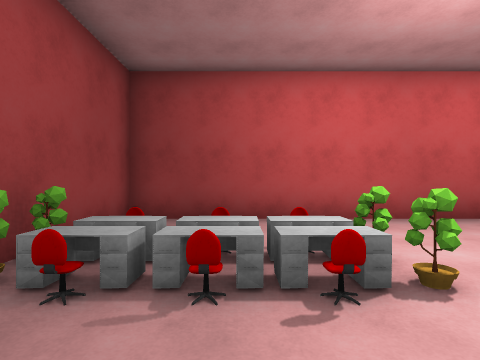
View 1 (above)

24 first-person views from a walk through a 3-D level made in the Unity game engine. The camera is 1.4 m above the floor, looks level and sees 80° across. The floor is counted in squares, 1.8 m on a side. Each view is taken from the middle of a square. On the plan, view 1 faces up. The plan holds only what a view shows up to about 10 squares ahead; the rest is blank. The place goes on beyond the plan. The player is left out. Surface patterns are stand-ins for the level's own textures.

View 2
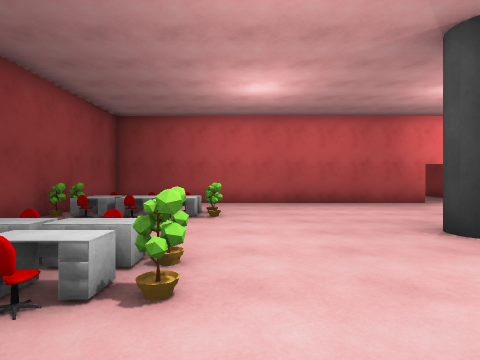

View 3
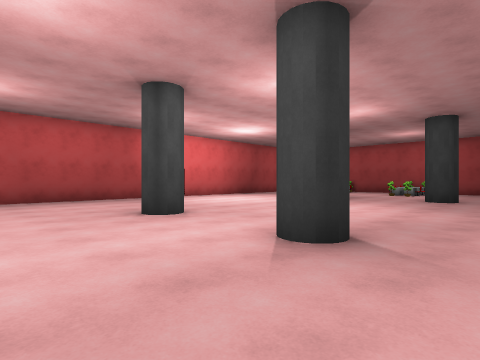

View 4
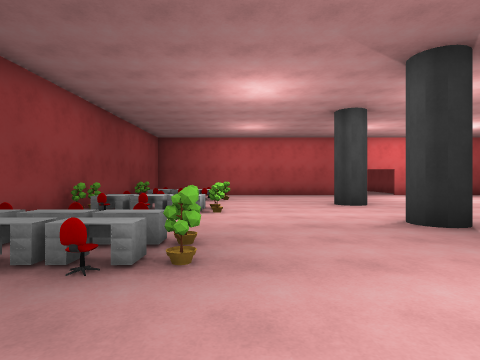

View 5
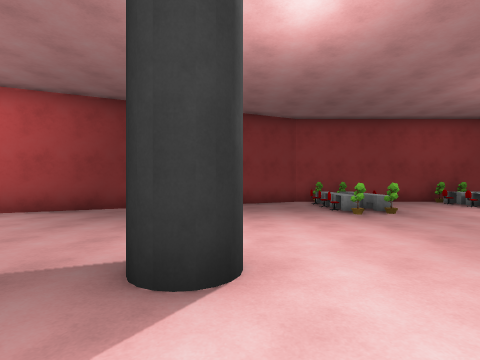

View 6
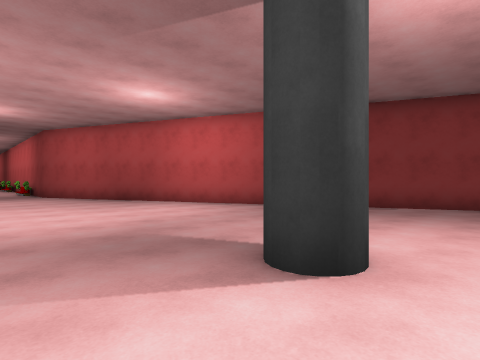

View 7
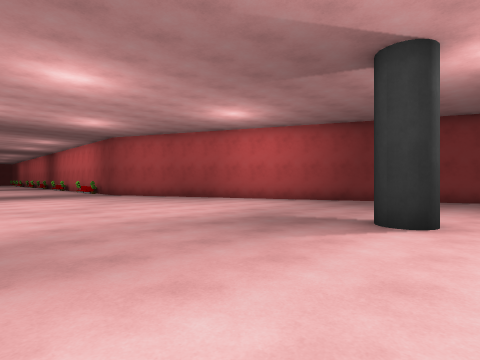

View 8
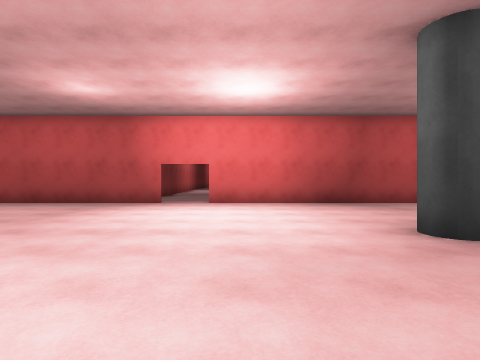

View 9
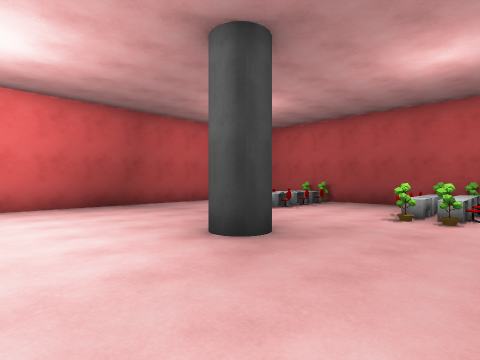

View 10
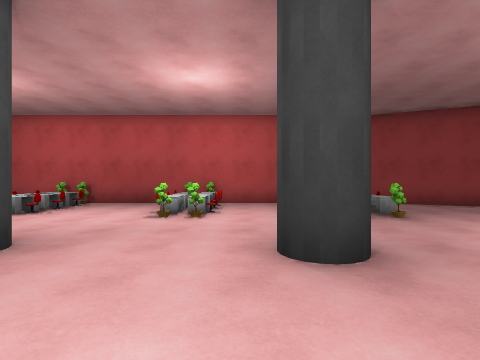

View 11
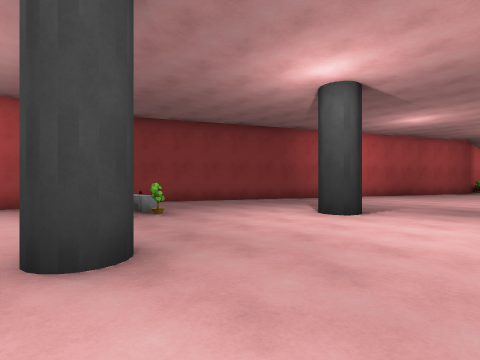

View 12
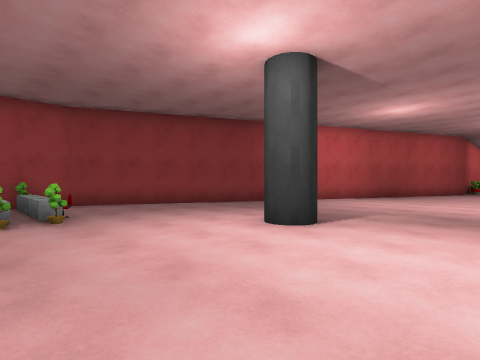

View 13
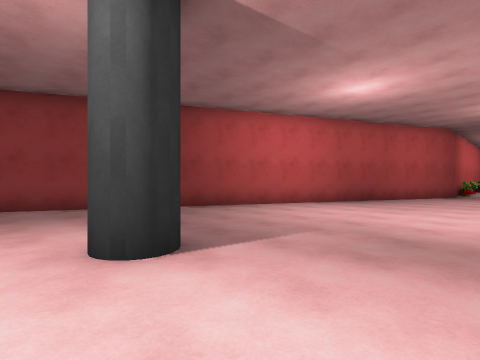

View 14
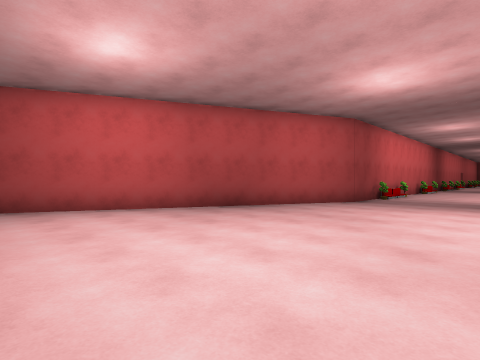

View 15
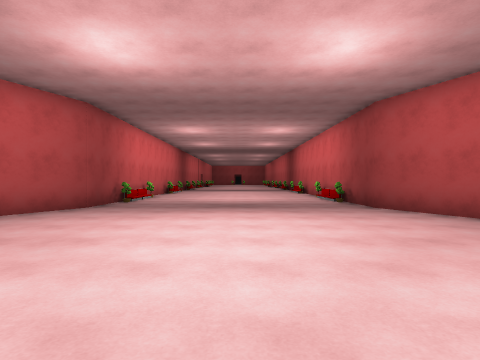

View 16
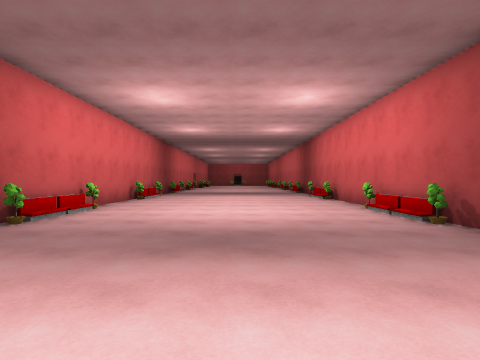

View 17
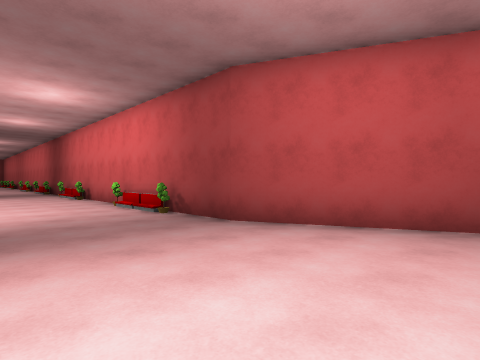

View 18
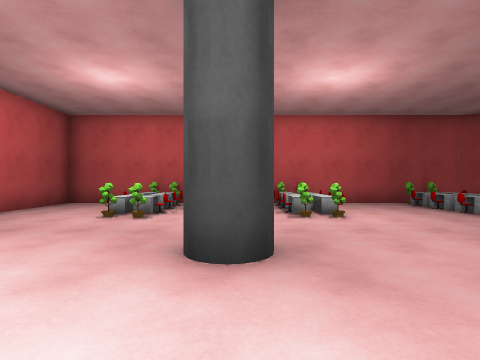

View 19
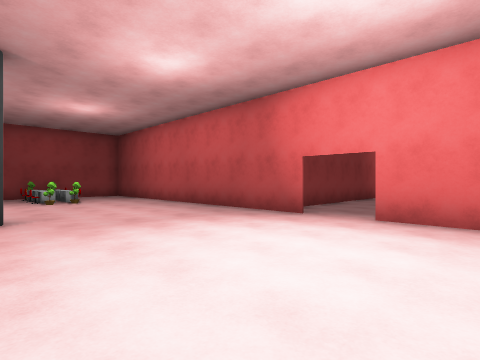

View 20
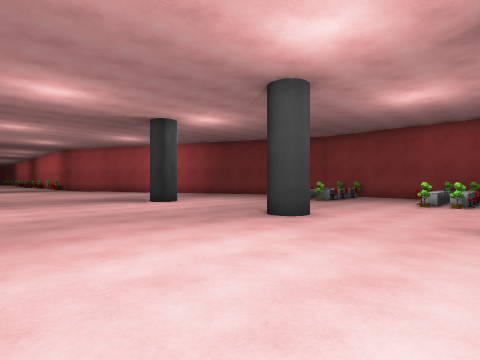

View 21
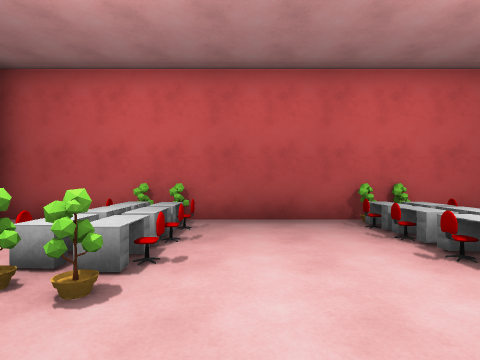

View 22
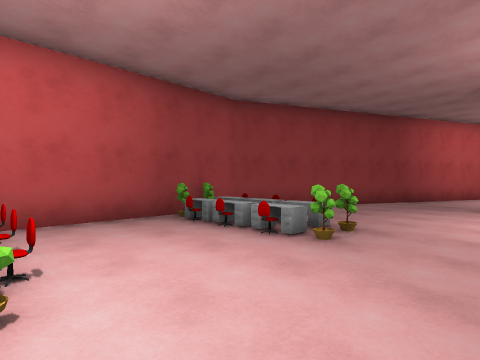

View 23
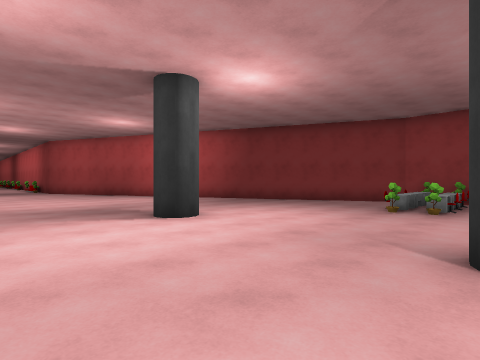

View 24
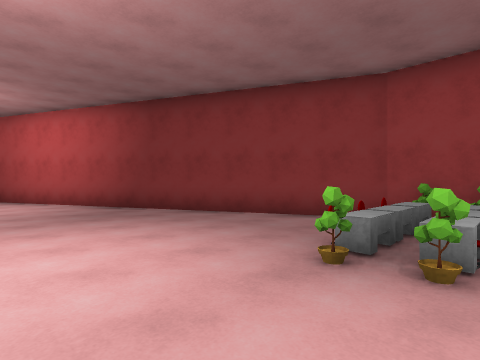

### Floor plan
Key: @ floor where view 1 was taken; # wall or solid block; . floor; / step, stairs or slope; v drop or lower ground; O other object.
Columns run from 2 left of view 1 to 21 right of it. Each row starts with its distance up from view 1.
  9          #..
  8          #..
  7          #...
  6 v##########.############
  5 #......................#
  4 #O.O..................O#
  3 OOOO...............OOOOv
  2 OOOO...............OOOOv
  1 #O.O..................O#
  0 #O@O....#.......#.....O#
 -1 OOOO...............OOOOv
 -2 OOOO...............OOOOv
 -3 #O.O..................O#
 -4 #.......#.......#......#
 -5 OOOO................OOOv
 -6 OOOO...............OOOOv
 -7 #OOO.................O.#
 -8 #......................#
 -9 #.......#.......#.....#
-10  #....................#
-11  #...................#
-12   #..................#
-13   #.................#
-14    #................#
-15    #...............#
-16     #..............#
-17     #.............#
-18      #............#
-19      #...........#
-20       #..........#
-21       #.........#
-22        #........#
-23        #........#
-24        #........#
-25        #O......O
-26        #......./#
-27        #......./#
-28        #O......O
-29        #........#
-30        #........#

Positions as (right, up) in squares from view 1, and headings:
1: (0, 0), facing up
2: (2, -4), facing up
3: (2, -6), facing up-right
4: (2, -9), facing up
5: (8, -9), facing left
6: (8, -8), facing down-left
7: (11, -8), facing down-left
8: (11, -4), facing up
9: (11, -3), facing up-right
10: (11, -3), facing right
11: (11, -3), facing down-right
12: (11, -5), facing down-right
13: (11, -8), facing down-right
14: (9, -13), facing down-right
15: (9, -15), facing down
16: (9, -20), facing down
17: (9, -19), facing down-left
18: (11, 0), facing right
19: (12, 0), facing up-left
20: (11, 0), facing down-left
21: (15, 1), facing right
22: (15, -2), facing down-right
23: (9, -4), facing down-left
24: (4, -5), facing down-left
